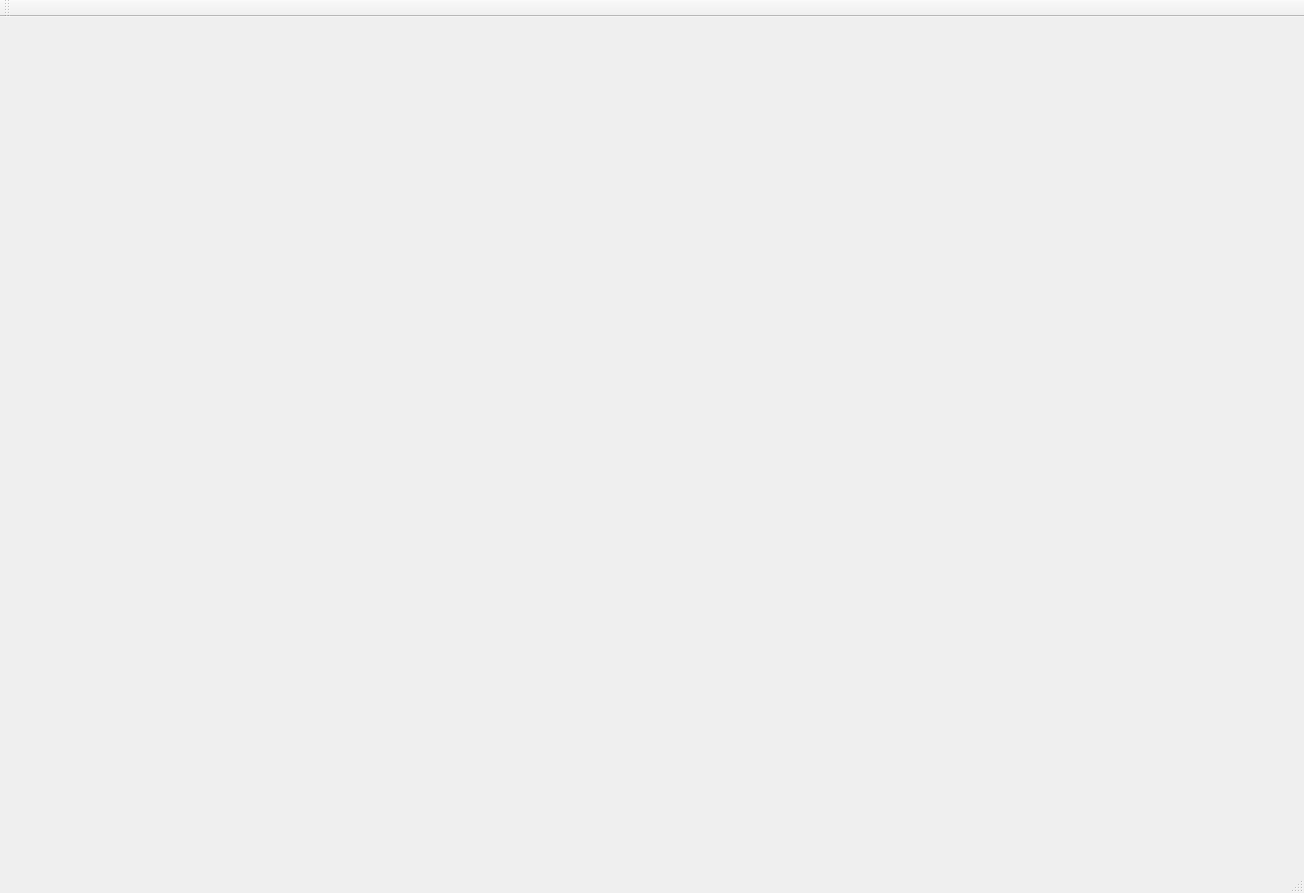
<?xml version="1.0" encoding="UTF-8"?>
<ui version="4.0">
 <class>MainWindow</class>
 <widget class="QMainWindow" name="MainWindow">
  <property name="geometry">
   <rect>
    <x>0</x>
    <y>0</y>
    <width>1304</width>
    <height>893</height>
   </rect>
  </property>
  <property name="windowTitle">
   <string>MainWindow</string>
  </property>
  <widget class="QWidget" name="centralWidget">
   <widget class="QLabel" name="label">
    <property name="geometry">
     <rect>
      <x>0</x>
      <y>0</y>
      <width>700</width>
      <height>700</height>
     </rect>
    </property>
    <property name="text">
     <string/>
    </property>
   </widget>
  </widget>
  <widget class="QMenuBar" name="menuBar">
   <property name="geometry">
    <rect>
     <x>0</x>
     <y>0</y>
     <width>803</width>
     <height>24</height>
    </rect>
   </property>
  </widget>
  <widget class="QToolBar" name="mainToolBar">
   <attribute name="toolBarArea">
    <enum>TopToolBarArea</enum>
   </attribute>
   <attribute name="toolBarBreak">
    <bool>false</bool>
   </attribute>
  </widget>
  <widget class="QStatusBar" name="statusBar"/>
 </widget>
 <layoutdefault spacing="6" margin="11"/>
 <resources/>
 <connections/>
</ui>
